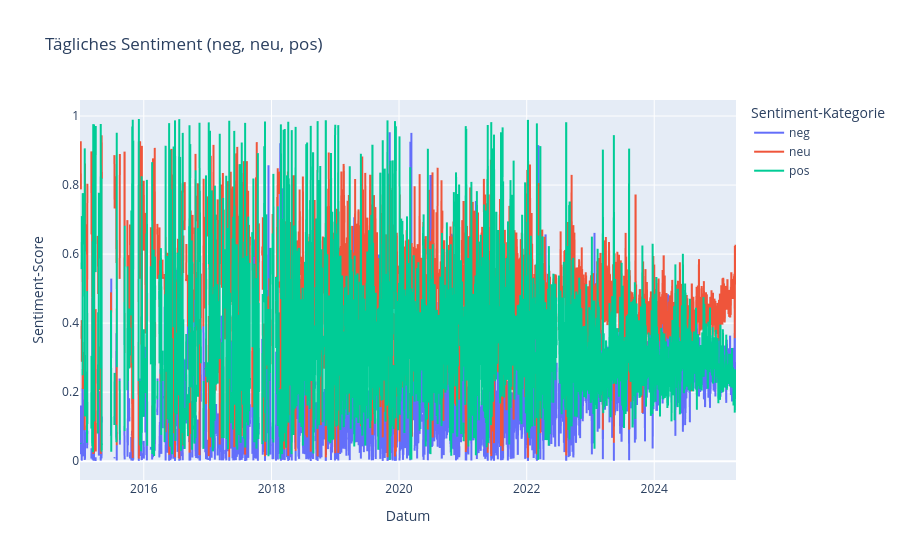

The notebook cell saved with this chart:
### Markdown cell above
## 2. Sentiment-Entwicklung über die Zeit

### Code cell
# Täglicher Plot für Sentiment: neg, neu, pos
fig3 = px.line(
    final_daily_df,
    x="date",
    y=["neg", "neu", "pos"],
    title="Tägliches Sentiment (neg, neu, pos)",
    labels={"value": "Sentiment-Score", "variable": "Sentiment-Kategorie", "date": "Datum"}
)
fig3.update_layout(xaxis_title="Datum", yaxis_title="Sentiment-Score")
fig3.show()

### Figure 1 — Plotly figure (JSON) as saved in the notebook; plotly's stock layout.template omitted (floating-point values rounded to 4 significant figures; data arrays with more than 128 entries replaced by an {"elided": "..."} marker saying what was removed)
{"data": [{"hovertemplate": "Sentiment-Kategorie=neg<br>Datum=%{x}<br>Sentiment-Score=%{y}<extra></extra>", "legendgroup": "neg", "line": {"color": "#636efa", "dash": "solid"}, "marker": {"symbol": "circle"}, "mode": "lines", "name": "neg", "showlegend": true, "type": "scattergl", "x": {"elided": "3756 str values"}, "xaxis": "x", "y": {"elided": "3756 float values"}, "yaxis": "y"}, {"hovertemplate": "Sentiment-Kategorie=neu<br>Datum=%{x}<br>Sentiment-Score=%{y}<extra></extra>", "legendgroup": "neu", "line": {"color": "#EF553B", "dash": "solid"}, "marker": {"symbol": "circle"}, "mode": "lines", "name": "neu", "showlegend": true, "type": "scattergl", "x": {"elided": "3756 str values"}, "xaxis": "x", "y": {"elided": "3756 float values"}, "yaxis": "y"}, {"hovertemplate": "Sentiment-Kategorie=pos<br>Datum=%{x}<br>Sentiment-Score=%{y}<extra></extra>", "legendgroup": "pos", "line": {"color": "#00cc96", "dash": "solid"}, "marker": {"symbol": "circle"}, "mode": "lines", "name": "pos", "showlegend": true, "type": "scattergl", "x": {"elided": "3756 str values"}, "xaxis": "x", "y": {"elided": "3756 float values"}, "yaxis": "y"}], "layout": {"legend": {"title": {"text": "Sentiment-Kategorie"}, "tracegroupgap": 0}, "title": {"text": "Tägliches Sentiment (neg, neu, pos)"}, "xaxis": {"anchor": "y", "domain": [0, 1], "title": {"text": "Datum"}}, "yaxis": {"anchor": "x", "domain": [0, 1], "title": {"text": "Sentiment-Score"}}}}
